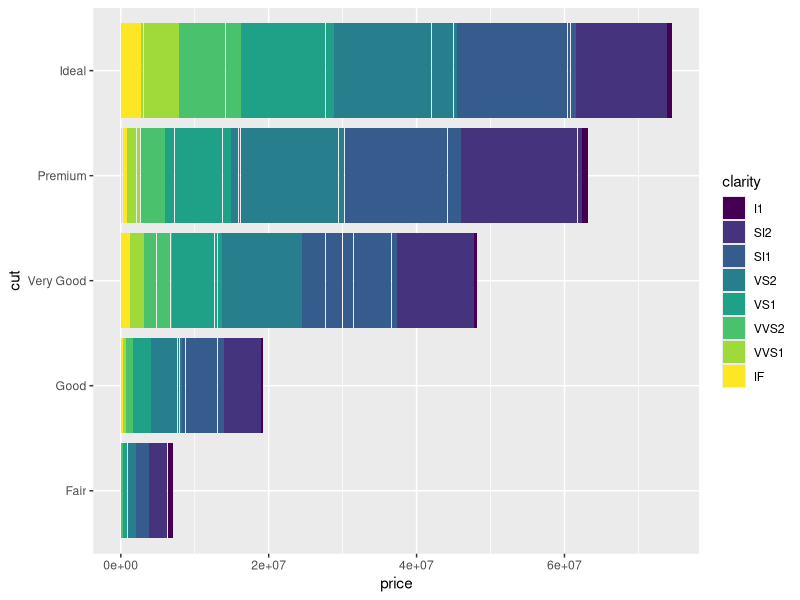
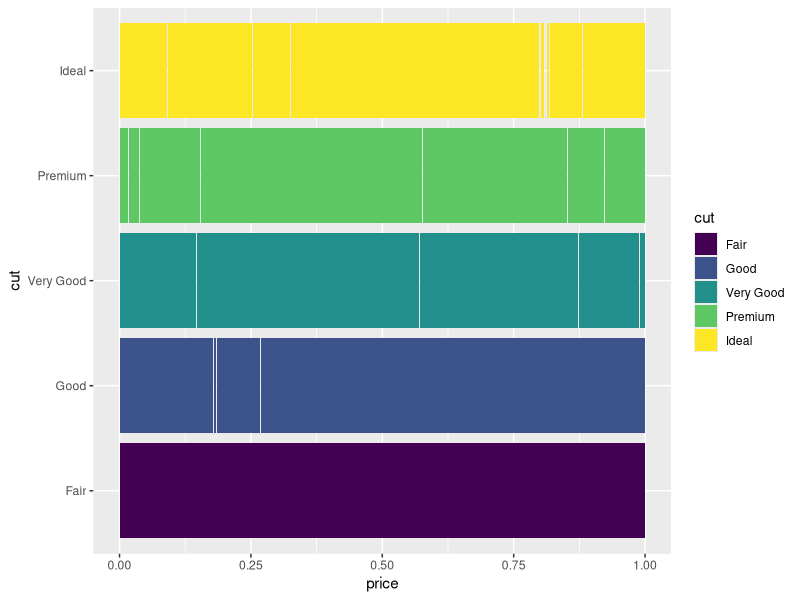
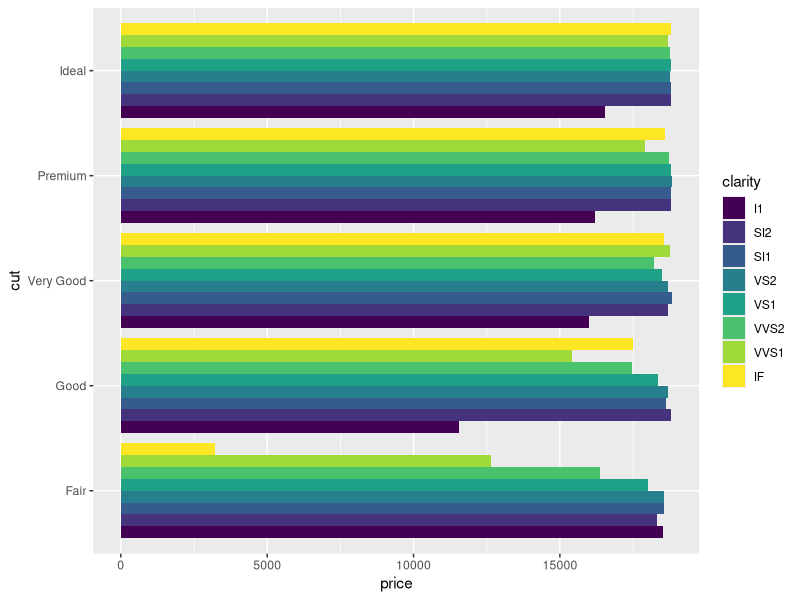
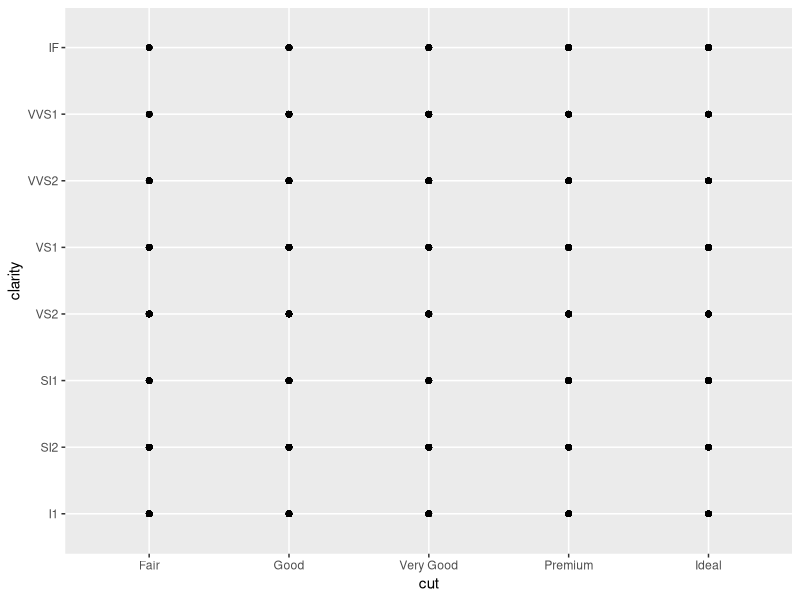

Recreate these plots in R, in order. (Note: this script raises an error after producing the figures.)
# Exercise 2: advanced ggplot2 practice

# Install and load the `ggplot2` package
#install.packages('ggplot2')
library("ggplot2")

# For this exercise you will again be working with the `diamonds` data set.
# Use `?diamonds` to review details about this data set
?diamonds

## Position Adjustments

# Draw a column (bar) chart of diamonds cuts by price, with each bar filled by 
# clarity. You should see a _stacked_ bar chart.
ggplot(diamonds) + geom_col(mapping = aes(x = price, y = cut, fill = clarity))

# Draw the same chart again, but with each element positioned to "fill" the y axis
ggplot(diamonds) + geom_col(mapping = aes(x = price, y = cut, fill = cut), position = "fill")

# Draw the same chart again, but with each element positioned to "dodge" each other
ggplot(diamonds) + geom_col(mapping = aes(x = price, y = cut, fill = clarity), position = "dodge")

# Draw a plot with point geometry with the x-position mapped to `cut` and the 
# y-position mapped to `clarity`
# This creates a "grid" grouping the points
ggplot(diamonds) + geom_point(mapping = aes(x = cut, y = clarity))

# Use the "jitter" position adjustment to keep the points from all overlapping!
# (This works a little better with a sample of diamond data, such as from the 
# previous exercise).
ggplot(diamonds) + geom_point(mapping = aes(x = cut, y = clarity)) + geom_jitter()


## Scales

# Draw a "boxplot" (with `geom_boxplot`) for the diamond's price (y) by color (x)
ggplot(diamonds) + geom_boxplot(mapping = aes(x = color, y = price))

# This has a lot of outliers, making it harder to read. To fix this, draw the 
# same plot but with a _logarithmic_ scale for the y axis.
ggplot(diamonds) + geom_boxplot(mapping = aes(x = color, y = log(price, base = exp(1))))

# For another version, draw the same plot but with `violin` geometry instead of 
# `boxplot` geometry!
# How does the logarithmic scale change the data presentation?
ggplot(diamonds) + geom_violin(mapping = aes(x = color, y = log(price, base = exp(1))))

# Another interesting plot: draw a plot of the diamonds price (y) by carat (x), 
# using a heatmap of 2d bins (geom_bin2d)
# What happens when you make the x and y channels scale logarithmically?
ggplot(diamonds) + geom_bin2d(mapping = aes(x = carat, y = log(price)))
#inverse exponential

# Draw a scatter plot for the diamonds price (y) by carat (x). Color each point
# by the clarity (Remember, this will take a while. Use a sample of the diamonds 
# for faster results)
ggplot(diamonds_sample, aes(carat, price)) + geom_point(color = clarity)

# Change the color of the previous plot using a ColorBrewer scale of your choice. 
# What looks nice?
ggplot(diamonds_sample, aes(carat, price)) + geom_point(color = "#FFFFFF")
#Before

## Coordinate Systems

# Draw a bar chart with x-position and fill color BOTH mapped to cut
# For best results, SET the `width` of the geometry to be 1 (fill plot, no space
# between)
# TIP: You can save the plot to a variable for easier modifications
ggplot(diamonds) + geom_col(mapping = aes(x = cut, y = cut))

# Draw the same chart, but with the coordinate system flipped
ggplot(diamonds) + geom_col(mapping = aes(x = cut, y = cut))

# Draw the same chart, but in a polar coordinate system. It's a Coxcomb chart!
ggplot(diamonds) + geom_col(mapping = aes(x = cut, y = cut)) + geom_point()


## Facets

# Take the scatter plot of price by carat data (colored by clarity) and add 
# _facets_ based on the diamond's `color`
ggplot(diamonds) + geom_point(mapping = aes(x = carat, y = price, color = clarity))


## Saving Plots

# Use the `ggsave()` function to save the current (recent) plot to disk.
# Name the output file "my-plot.png".
# Make sure you've set the working directory!!
ggsave("my-plot.png")
